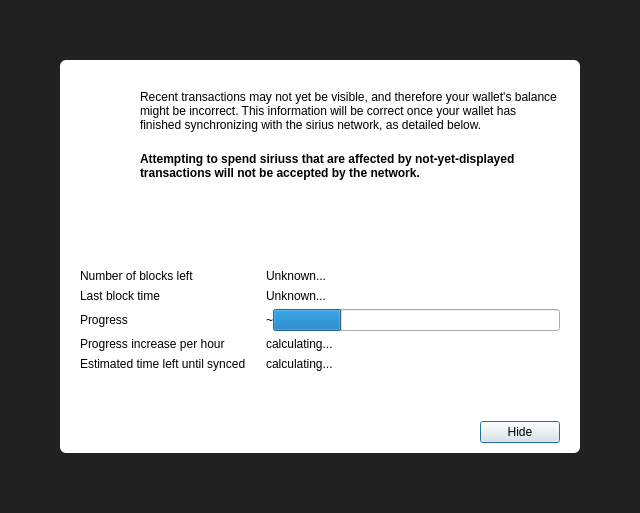
<?xml version="1.0" encoding="UTF-8"?>
<ui version="4.0">
 <class>ModalOverlay</class>
 <widget class="ModalOverlay" name="ModalOverlay">
  <property name="geometry">
   <rect>
    <x>0</x>
    <y>0</y>
    <width>640</width>
    <height>513</height>
   </rect>
  </property>
  <property name="windowTitle">
   <string>Form</string>
  </property>
  <layout class="QVBoxLayout" name="verticalLayout" stretch="0">
   <property name="sizeConstraint">
    <enum>QLayout::SetDefaultConstraint</enum>
   </property>
   <property name="leftMargin">
    <number>0</number>
   </property>
   <property name="topMargin">
    <number>0</number>
   </property>
   <property name="rightMargin">
    <number>0</number>
   </property>
   <property name="bottomMargin">
    <number>0</number>
   </property>
   <item>
    <widget class="QWidget" name="bgWidget" native="true">
     <property name="styleSheet">
      <string notr="true">#bgWidget { background: rgba(0,0,0,220); }</string>
     </property>
     <layout class="QVBoxLayout" name="verticalLayoutMain" stretch="0">
      <property name="leftMargin">
       <number>60</number>
      </property>
      <property name="topMargin">
       <number>60</number>
      </property>
      <property name="rightMargin">
       <number>60</number>
      </property>
      <property name="bottomMargin">
       <number>60</number>
      </property>
      <item>
       <widget class="QWidget" name="contentWidget" native="true">
        <property name="styleSheet">
         <string notr="true">#contentWidget { background: white; border-radius: 6px; }</string>
        </property>
        <layout class="QVBoxLayout" name="verticalLayout_3" stretch="1,0,0">
         <property name="spacing">
          <number>0</number>
         </property>
         <property name="leftMargin">
          <number>20</number>
         </property>
         <property name="topMargin">
          <number>10</number>
         </property>
         <property name="rightMargin">
          <number>20</number>
         </property>
         <property name="bottomMargin">
          <number>10</number>
         </property>
         <item>
          <widget class="QStackedWidget" name="stackedWidget">
           <property name="currentIndex">
            <number>0</number>
           </property>
           <widget class="QWidget" name="page">
            <layout class="QVBoxLayout" name="verticalLayout_2">
             <property name="spacing">
              <number>0</number>
             </property>
             <property name="leftMargin">
              <number>0</number>
             </property>
             <property name="topMargin">
              <number>0</number>
             </property>
             <property name="rightMargin">
              <number>0</number>
             </property>
             <property name="bottomMargin">
              <number>0</number>
             </property>
             <item>
              <layout class="QHBoxLayout" name="horizontalLayoutIconText" stretch="0,1">
               <property name="spacing">
                <number>20</number>
               </property>
               <property name="topMargin">
                <number>20</number>
               </property>
               <item>
                <layout class="QVBoxLayout" name="verticalLayoutIcon">
                 <item>
                  <widget class="QPushButton" name="warningIcon">
                   <property name="enabled">
                    <bool>false</bool>
                   </property>
                   <property name="text">
                    <string/>
                   </property>
                   <property name="icon">
                    <iconset>
                     <normaloff>:/icons/warning</normaloff>
                     <disabledoff>:/icons/warning</disabledoff>:/icons/warning</iconset>
                   </property>
                   <property name="iconSize">
                    <size>
                     <width>48</width>
                     <height>48</height>
                    </size>
                   </property>
                   <property name="flat">
                    <bool>true</bool>
                   </property>
                  </widget>
                 </item>
                 <item>
                  <spacer name="verticalSpacerWarningIcon">
                   <property name="orientation">
                    <enum>Qt::Vertical</enum>
                   </property>
                   <property name="sizeHint" stdset="0">
                    <size>
                     <width>20</width>
                     <height>40</height>
                    </size>
                   </property>
                  </spacer>
                 </item>
                </layout>
               </item>
               <item>
                <layout class="QVBoxLayout" name="verticalLayoutInfoText">
                 <property name="leftMargin">
                  <number>0</number>
                 </property>
                 <property name="topMargin">
                  <number>0</number>
                 </property>
                 <item>
                  <widget class="QLabel" name="infoText">
                   <property name="text">
                    <string>Recent transactions may not yet be visible, and therefore your wallet's balance might be incorrect. This information will be correct once your wallet has finished synchronizing with the sirius network, as detailed below.</string>
                   </property>
                   <property name="textFormat">
                    <enum>Qt::RichText</enum>
                   </property>
                   <property name="wordWrap">
                    <bool>true</bool>
                   </property>
                  </widget>
                 </item>
                 <item>
                  <widget class="QLabel" name="infoTextStrong">
                   <property name="font">
                    <font>
                     <weight>75</weight>
                     <bold>true</bold>
                    </font>
                   </property>
                   <property name="text">
                    <string>Attempting to spend siriuss that are affected by not-yet-displayed transactions will not be accepted by the network.</string>
                   </property>
                   <property name="textFormat">
                    <enum>Qt::RichText</enum>
                   </property>
                   <property name="wordWrap">
                    <bool>true</bool>
                   </property>
                  </widget>
                 </item>
                 <item>
                  <spacer name="verticalSpacerInTextSpace">
                   <property name="orientation">
                    <enum>Qt::Vertical</enum>
                   </property>
                   <property name="sizeHint" stdset="0">
                    <size>
                     <width>20</width>
                     <height>40</height>
                    </size>
                   </property>
                  </spacer>
                 </item>
                </layout>
               </item>
              </layout>
             </item>
             <item>
              <layout class="QFormLayout" name="formLayout">
               <property name="fieldGrowthPolicy">
                <enum>QFormLayout::ExpandingFieldsGrow</enum>
               </property>
               <property name="horizontalSpacing">
                <number>20</number>
               </property>
               <property name="verticalSpacing">
                <number>6</number>
               </property>
               <property name="topMargin">
                <number>10</number>
               </property>
               <item row="0" column="0">
                <widget class="QLabel" name="labelNumberOfBlocksLeft">
                 <property name="font">
                  <font>
                   <weight>50</weight>
                   <bold>false</bold>
                  </font>
                 </property>
                 <property name="text">
                  <string>Number of blocks left</string>
                 </property>
                </widget>
               </item>
               <item row="0" column="1">
                <widget class="QLabel" name="numberOfBlocksLeft">
                 <property name="sizePolicy">
                  <sizepolicy hsizetype="Expanding" vsizetype="Preferred">
                   <horstretch>0</horstretch>
                   <verstretch>0</verstretch>
                  </sizepolicy>
                 </property>
                 <property name="text">
                  <string>Unknown...</string>
                 </property>
                </widget>
               </item>
               <item row="1" column="0">
                <widget class="QLabel" name="labelLastBlockTime">
                 <property name="font">
                  <font>
                   <weight>50</weight>
                   <bold>false</bold>
                  </font>
                 </property>
                 <property name="text">
                  <string>Last block time</string>
                 </property>
                </widget>
               </item>
               <item row="1" column="1">
                <widget class="QLabel" name="newestBlockDate">
                 <property name="sizePolicy">
                  <sizepolicy hsizetype="Expanding" vsizetype="Preferred">
                   <horstretch>0</horstretch>
                   <verstretch>0</verstretch>
                  </sizepolicy>
                 </property>
                 <property name="text">
                  <string>Unknown...</string>
                 </property>
                </widget>
               </item>
               <item row="2" column="0">
                <widget class="QLabel" name="labelSyncDone">
                 <property name="font">
                  <font>
                   <weight>50</weight>
                   <bold>false</bold>
                  </font>
                 </property>
                 <property name="text">
                  <string>Progress</string>
                 </property>
                </widget>
               </item>
               <item row="2" column="1">
                <layout class="QHBoxLayout" name="horizontalLayoutSync" stretch="0,1">
                 <item>
                  <widget class="QLabel" name="percentageProgress">
                   <property name="text">
                    <string notr="true">~</string>
                   </property>
                  </widget>
                 </item>
                 <item>
                  <widget class="QProgressBar" name="progressBar">
                   <property name="value">
                    <number>24</number>
                   </property>
                   <property name="format">
                    <string/>
                   </property>
                  </widget>
                 </item>
                </layout>
               </item>
               <item row="4" column="0">
                <widget class="QLabel" name="labelProgressIncrease">
                 <property name="font">
                  <font>
                   <weight>50</weight>
                   <bold>false</bold>
                  </font>
                 </property>
                 <property name="text">
                  <string>Progress increase per hour</string>
                 </property>
                </widget>
               </item>
               <item row="4" column="1">
                <widget class="QLabel" name="progressIncreasePerH">
                 <property name="sizePolicy">
                  <sizepolicy hsizetype="Expanding" vsizetype="Preferred">
                   <horstretch>0</horstretch>
                   <verstretch>0</verstretch>
                  </sizepolicy>
                 </property>
                 <property name="text">
                  <string>calculating...</string>
                 </property>
                </widget>
               </item>
               <item row="5" column="0">
                <widget class="QLabel" name="labelEstimatedTimeLeft">
                 <property name="font">
                  <font>
                   <weight>50</weight>
                   <bold>false</bold>
                  </font>
                 </property>
                 <property name="text">
                  <string>Estimated time left until synced</string>
                 </property>
                </widget>
               </item>
               <item row="5" column="1">
                <widget class="QLabel" name="expectedTimeLeft">
                 <property name="sizePolicy">
                  <sizepolicy hsizetype="Expanding" vsizetype="Preferred">
                   <horstretch>0</horstretch>
                   <verstretch>0</verstretch>
                  </sizepolicy>
                 </property>
                 <property name="text">
                  <string>calculating...</string>
                 </property>
                </widget>
               </item>
              </layout>
             </item>
            </layout>
           </widget>
           <widget class="QWidget" name="page_2">
            <layout class="QVBoxLayout" name="verticalLayout_4">
             <property name="spacing">
              <number>15</number>
             </property>
             <property name="topMargin">
              <number>40</number>
             </property>
             <property name="bottomMargin">
              <number>40</number>
             </property>
             <item>
              <layout class="QHBoxLayout" name="horizontalLayout_2">
               <item>
                <spacer name="horizontalSpacer_4">
                 <property name="orientation">
                  <enum>Qt::Horizontal</enum>
                 </property>
                 <property name="sizeHint" stdset="0">
                  <size>
                   <width>40</width>
                   <height>20</height>
                  </size>
                 </property>
                </spacer>
               </item>
               <item>
                <widget class="QPushButton" name="warningIconBackup">
                 <property name="enabled">
                  <bool>false</bool>
                 </property>
                 <property name="text">
                  <string/>
                 </property>
                 <property name="icon">
                  <iconset>
                   <normaloff>:/styles/app-icons/message_warning</normaloff>
                   <disabledoff>:/styles/app-icons/message_warning</disabledoff>:/styles/app-icons/message_warning</iconset>
                 </property>
                 <property name="iconSize">
                  <size>
                   <width>120</width>
                   <height>120</height>
                  </size>
                 </property>
                 <property name="flat">
                  <bool>true</bool>
                 </property>
                </widget>
               </item>
               <item>
                <spacer name="horizontalSpacer_5">
                 <property name="orientation">
                  <enum>Qt::Horizontal</enum>
                 </property>
                 <property name="sizeHint" stdset="0">
                  <size>
                   <width>40</width>
                   <height>20</height>
                  </size>
                 </property>
                </spacer>
               </item>
              </layout>
             </item>
             <item>
              <widget class="QLabel" name="labelNote">
               <property name="text">
                <string>IMPORTANT NOTE!</string>
               </property>
               <property name="alignment">
                <set>Qt::AlignCenter</set>
               </property>
              </widget>
             </item>
             <item>
              <widget class="QLabel" name="labelMessage">
               <property name="text">
                <string>Making a backup of your wallet helps ensure you can always maintain access to your funds. Please backup your wallet in order to avoid losing funds.</string>
               </property>
               <property name="alignment">
                <set>Qt::AlignCenter</set>
               </property>
               <property name="wordWrap">
                <bool>true</bool>
               </property>
              </widget>
             </item>
             <item>
              <spacer name="verticalSpacer">
               <property name="orientation">
                <enum>Qt::Vertical</enum>
               </property>
               <property name="sizeType">
                <enum>QSizePolicy::Expanding</enum>
               </property>
               <property name="sizeHint" stdset="0">
                <size>
                 <width>20</width>
                 <height>40</height>
                </size>
               </property>
              </spacer>
             </item>
             <item>
              <layout class="QHBoxLayout" name="horizontalLayout">
               <item>
                <spacer name="horizontalSpacer_2">
                 <property name="orientation">
                  <enum>Qt::Horizontal</enum>
                 </property>
                 <property name="sizeHint" stdset="0">
                  <size>
                   <width>40</width>
                   <height>20</height>
                  </size>
                 </property>
                </spacer>
               </item>
               <item>
                <widget class="QPushButton" name="walletBackupButton">
                 <property name="text">
                  <string>Wallet backup</string>
                 </property>
                </widget>
               </item>
               <item>
                <spacer name="horizontalSpacer_3">
                 <property name="orientation">
                  <enum>Qt::Horizontal</enum>
                 </property>
                 <property name="sizeHint" stdset="0">
                  <size>
                   <width>40</width>
                   <height>20</height>
                  </size>
                 </property>
                </spacer>
               </item>
              </layout>
             </item>
            </layout>
           </widget>
          </widget>
         </item>
         <item>
          <spacer name="verticalSpacerAfterText">
           <property name="orientation">
            <enum>Qt::Vertical</enum>
           </property>
           <property name="sizeHint" stdset="0">
            <size>
             <width>20</width>
             <height>40</height>
            </size>
           </property>
          </spacer>
         </item>
         <item>
          <layout class="QHBoxLayout" name="horizontalLayoutButtons">
           <property name="leftMargin">
            <number>10</number>
           </property>
           <property name="topMargin">
            <number>10</number>
           </property>
           <item>
            <spacer name="horizontalSpacer">
             <property name="orientation">
              <enum>Qt::Horizontal</enum>
             </property>
             <property name="sizeHint" stdset="0">
              <size>
               <width>40</width>
               <height>20</height>
              </size>
             </property>
            </spacer>
           </item>
           <item>
            <widget class="QPushButton" name="closeButton">
             <property name="text">
              <string>Hide</string>
             </property>
             <property name="focusPolicy">
              <enum>Qt::StrongFocus</enum>
             </property>
             <property name="default">
              <bool>true</bool>
             </property>
            </widget>
           </item>
          </layout>
         </item>
        </layout>
       </widget>
      </item>
     </layout>
    </widget>
   </item>
  </layout>
 </widget>
 <customwidgets>
  <customwidget>
   <class>ModalOverlay</class>
   <extends>QWidget</extends>
   <header>qt/modaloverlay.h</header>
   <container>1</container>
  </customwidget>
 </customwidgets>
 <resources/>
 <connections/>
</ui>
